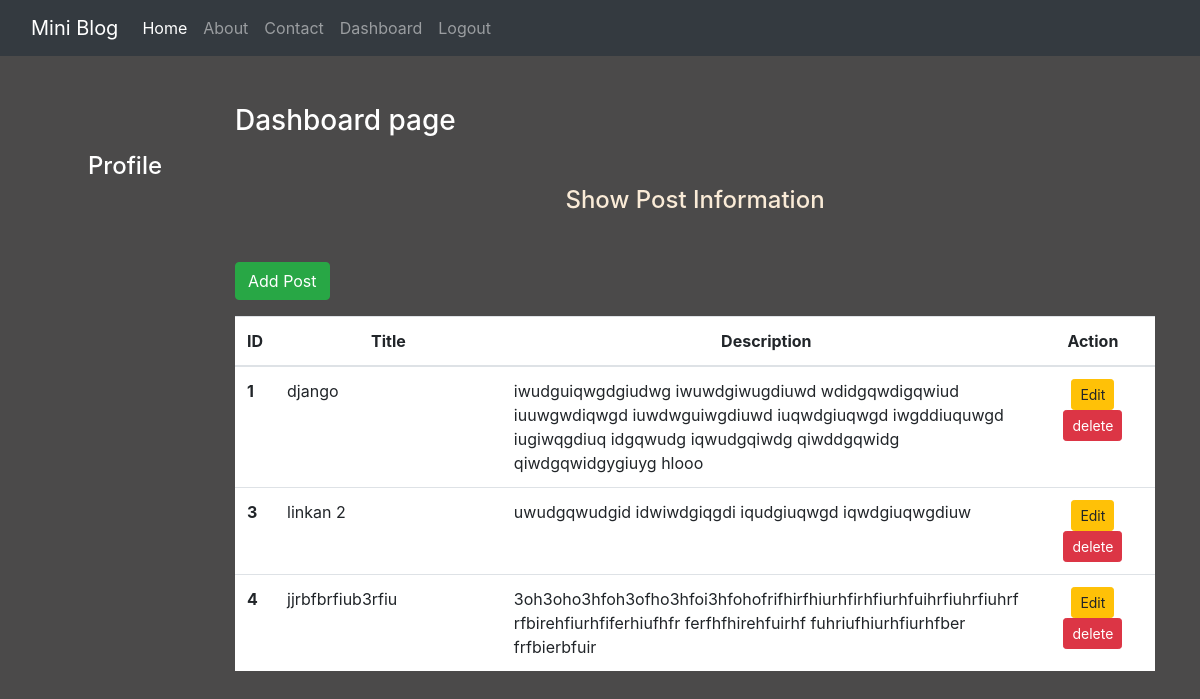
The page /dashboard/ (signed in) on the database its author committed.
### blog/models.py (models this page shows)
class Post(models.Model):
    title = models.CharField(max_length=200)
    desc = models.TextField()

### blog/views.py (the view)
# urls.py: path('dashboard/',views.user_dashboard,name='dashpage'),
def user_dashboard(request):
    if request.user.is_authenticated:
        posts = Post.objects.all()
        User = request.user
        full_name = User.get_full_name()
        gps = User.groups.all()
        return render(request,'blog/dashboard.html',{"posts":posts,'fname':full_name,'groups':gps})
    else:
        return HttpResponseRedirect('/signup/')

### blog/templates/blog/dashboard.html (shortened to what this page needs)
{% extends 'blog/base.html' %}
{% load static %}
{% block side %}
  <div class="col-sm-2 text-white my-5 text-center">
    <h4 class="my-5">Profile</h4>
  </div>
{% endblock side %}
{% block content %}
  <div class="col-sm-10">
     <h3 class="text-white my-5">Dashboard page </h3>
     <h4 class="text-center my-5">Show Post Information</h4>
     <a href="{% url 'addpost' %}" class="btn btn-success mb-3">Add Post</a>
      {% if posts %}
        <table class="table table-hover bg-white">
          <thead>
              <tr class="text-center">
                <th scope="col" style="width:2%">ID</th>
                <th scope="col" style="width:28%">Title</th>
                <th scope="col" style="width:55%">Description</th>
                <th scope="col" style="width:15%">Action</th>
              </tr>
          </thead>
          <tbody>
              {% for post in posts %}
                <tr>
                  <th scope="row">{{post.id}}</th>
                  <td>{{post.title}}</td>
                  <td>{{post.desc}}</td>
                  <td class="text-center">
                    <a href="{% url 'updatepost' post.id %}" class="btn btn-warning btn-sm">Edit</a>
                    {% if perms.blog.delete_post %}
                      <form action="{% url 'deletepost' post.id %}" method="post" class="d-inline">
                        <input type="submit" class="btn btn-danger btn-sm" value="delete">
                      </form>
                    {% endif %}
                  </td>
                </tr>
              {% endfor %}
          </tbody>
        </table>
      {% else %}
        <h4 class="text-center alert alert-warning">No Records</h4>
      {% endif %}
  </div>
{% endblock %}

### blog/templates/blog/base.html (shortened to what this page needs)
<!DOCTYPE html>
{% load static %}
<html lang="en">
<head>
    <link rel="stylesheet" href="{% static 'blog/css/bootstrap.css' %}">
    <link rel="stylesheet" href="{% static 'blog/css/core.css' %}">
</head>
<body>
    <div class="container-fluid bg-dark">
        {% include 'blog/navbar.html' %}
    </div>
    <div class='container'>
        <div class="row">
            {% block side %}
            {% endblock %}
            {% block content %}{% endblock %}
        </div>
    </div>
</body>
</html>

### blog/templates/blog/navbar.html (shortened to what this page needs)
<nav class="navbar navbar-expand-lg navbar-dark bg-dark">
  <a class="navbar-brand" href="#">Mini Blog</a>
  <div class="collapse navbar-collapse" id="navbarNav">
    <ul class="navbar-nav">
      <li class="nav-item active">
        <a class="nav-link" href="/">Home <span class="sr-only">(current)</span></a>
      </li>
      <li class="nav-item">
        <a class="nav-link" href="{% url 'aboutpage' %}">About</a>
      </li>
      <li class="nav-item">
        <a class="nav-link" href="{% url 'contactpage' %}">Contact</a>
      </li>
      {% if request.user.is_authenticated %}
        <li class="nav-item">
          <a class="nav-link" href="{% url 'dashpage' %}">Dashboard</a>
        </li>
        <li class="nav-item">
          <a class="nav-link" href="{% url 'logoutpage' %}">Logout</a>
        </li>
      {% endif %}
    </ul>
  </div>
</nav>

### blog/static/blog/css/core.css (style rules this page uses)
body { background-color: rgb(75, 74, 74); color: antiquewhite; }

### rows shown on the page
Post: id "1", title "django", desc "iwudguiqwgdgiudwg iwuwdgiwugdiuwd wdidgqwdigqwiud iuuwgwdiqwgd iuwdwguiwgdiuwd iuqwdgiuqwgd iwgddiuquwgd iugiwqgdiuq idgqwudg iqwudgqiwdg qiwddgqwidg qiwdgqwidgygiuyg hlooo"
Post: id "3", title "linkan 2", desc "uwudgqwudgid idwiwdgiqgdi iqudgiuqwgd iqwdgiuqwgdiuw"
Post: id "4", title "jjrbfbrfiub3rfiu", desc "3oh3oho3hfoh3ofho3hfoi3hfohofrifhirfhiurhfirhfiurhfuihrfiuhrfiuhrf rfbirehfiurhfiferhiufhfr ferfhfhirehfuirhf fuhriufhiurhfiurhfber frfbierbfuir"
